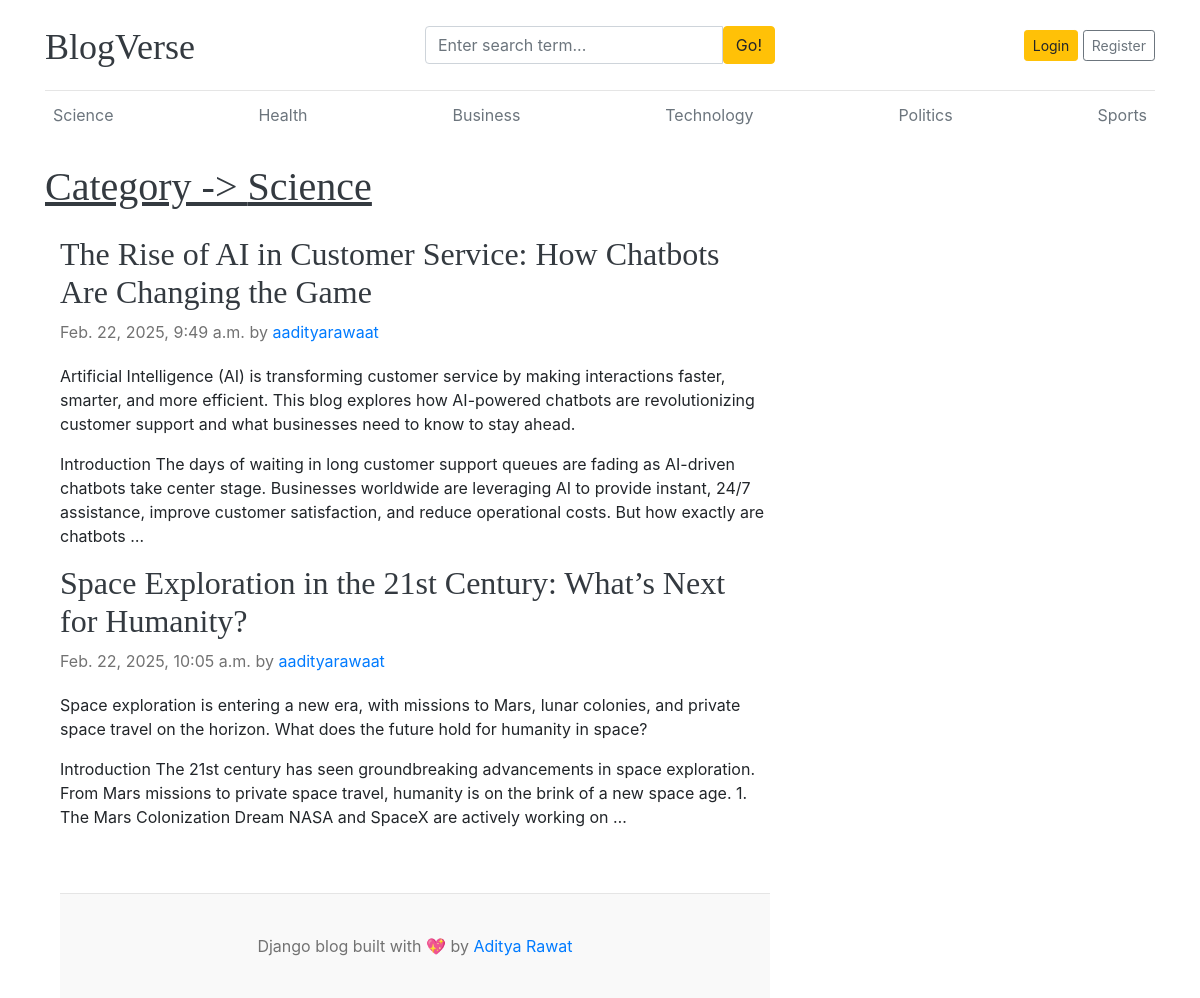
Screenshot of /category/3/ with the database file from the repository.
### blog/models.py (models this page shows, shortened)
class category(models.Model):
    category_name=models.CharField(max_length=250,unique=True)
    created_at=models.DateTimeField(auto_now_add=True)
    updated_at=models.DateTimeField(auto_now=True)
    class Meta:
        verbose_name_plural ='categories'

class blog(models.Model):
    title=models.CharField(max_length=100)
    slug=models.SlugField(max_length=150, unique=True, blank=True)
    category=models.ForeignKey(category,on_delete=models.CASCADE)
    author=models.ForeignKey(User, on_delete=models.CASCADE)
    featured_image=models.ImageField(upload_to='uploads/%Y/%m/%d')
    short_description=models.TextField(max_length=500)
    blog_body=models.TextField(max_length=2000)
    status=models.CharField(max_length=20,choices=STATUS_CHOICES,default="Draft")
    is_featured=models.BooleanField(default=False)
    created_at=models.DateTimeField(auto_now_add=True)
    updated_at=models.DateTimeField(auto_now=True)

### blog/views.py (the view)
# urls.py: path('<int:category_id>/', views.categories, name='category')
def categories(request,category_id):
    blogs=blog.objects.filter(category_id=category_id)
    categories =get_object_or_404(category,pk=category_id)
    context={
            'blog':blogs,
            'category':categories
            }
    return render(request,'categories.html',context)

### blog/context_processors.py (called while the page is built)
def get_context(request):
    cate=category.objects.all()
    return dict(cate=cate)

def get_social(request):
    social=social_links.objects.all()
    return dict(social=social)

### templates/categories.html
{% extends "base.html" %}
{% load static %}
{% block content %}
<h1 class="text-dark fw-bold mb-4 mt-4" style="text-decoration: underline;">Category -> {{category.category_name}}</h1>
<div class="col-md-8 blog-main">
    {% if blog %}
    {% for i in blog %}
    <div class="blog-post">
      <a href="{% url 'blogs' i.slug %}" class="text-dark" style="text-decoration: none;"><h2>{{i.title}}</h2></a>
      <p class="blog-post-meta">{{i.created_at}} by <a href="#">{{i.author}}</a></p>
      <p>{{i.short_description}}</p>
      <p>{{i.blog_body | truncatewords:40}}</p>
      {% endfor %}
      {% else %}
      <p  style="font-size: 2rem; font-weight: 600;";">There is No Article Found </p>
      {% endif %}
    </div>
    </div>
{% endblock %}

### templates/base.html (shortened to what this page needs)
{% load static %}
<!DOCTYPE html>
<html lang="en">
<head>
    <link href="https://getbootstrap.com/docs/4.0/dist/css/bootstrap.min.css" rel="stylesheet">
    <link rel="stylesheet" href="https://cdnjs.cloudflare.com/ajax/libs/font-awesome/6.7.2/css/all.min.css">
    <link href="{% static 'css/blog.css' %}" rel="stylesheet">
</head>
<body>
    <div class="container">
        <header class="blog-header py-3">
          <div class="row flex-nowrap justify-content-between align-items-center">
            <div class="col-4 pt-1">
              <a class="blog-header-logo text-dark" style="font-size: 3vw;" href="/">BlogVerse</a>
            </div>
            <div class="col-4">
              <form action="{% url 'search' %}" method="GET">
                <div class="input-group">
                  <input class="form-control" type="text" name="keyword" value="{{ keyword }}" placeholder="Enter search term..." aria-label="Enter search term..." aria-describedby="button-search" />
                  <button type="submit" class="btn btn-warning" id="button-search" type="button">Go!</button>
              </div>
              </form>
            </div>
            <div class="col-4 d-flex justify-content-end align-items-center">
              {% if not user.is_authenticated %}
              <a class="btn btn-sm btn-warning" href="{% url 'login' %}">Login</a> &nbsp;
              <a class="btn btn-sm btn-outline-secondary" href="{% url 'register' %}">Register</a>
              {% else %}
               &emsp;
               <span><a href="{% url 'dashboard' %}">Dashboard</a></span>
               &emsp;
              <span><a href="{% url 'log' %}">Logout</a></span>
              {% endif %}
            </div>
          </div>
        </header>
        <div class="nav-scroller py-1 mb-2">
          <nav class="nav d-flex justify-content-between">
            {% for cat in cate %}
            <a class="p-2 text-muted" href="{% url 'category' cat.id %}">{{cat.category_name}}</a>
            {% endfor %}
          </nav>
        </div>
        {% block content %}
        {% endblock %}
        <footer class="blog-footer">
            <p>Django blog built with 💖 by <a href="{% url 'email' %}">Aditya Rawat</a></p>
          </footer>
</body>
</html>

### blogmain/static/css/blog.css (style rules this page uses)
.blog-header { border-bottom: 1px solid #e5e5e5; }
.blog-header-logo { font-family: "Playfair Display", Georgia, "Times New Roman", serif; font-size: 2.25rem; }
h1, h2, h3, h4, h5, h6 { font-family: "Playfair Display", Georgia, "Times New Roman", serif; }
.blog-post { margin-bottom: 4rem; }
.blog-post-meta { margin-bottom: 1.25rem; color: #727272; }
.blog-footer { padding: 2.5rem 0; color: #727272; text-align: center; background-color: #f9f9f9; border-top: .05rem solid #e5e5e5; }
.blog-footer p:last-child { margin-bottom: 0; }

### rows the page displays
category: category_name "Science"
category: category_name "Health"
category: category_name "Business"
category: category_name "Technology"
category: category_name "Politics"
category: category_name "Sports"
blog: title "The Rise of AI in Customer Service: How Chatbots Are Changing the Game", created_at "Feb. 22, 2025, 9:49 a.m.", author "aadityarawaat", short_description "Artificial Intelligence (AI) is transforming customer service by making interactions faster, smarter, and more efficient. This blog explores how AI-powered chatbots are revolutionizing customer support and what businesses need to know to stay ahead.", blog_body "Introduction The days of waiting in long customer support queues are fading as AI-driven chatbots take center stage. Businesses worldwide are leveraging AI to provide instant, 24/7 assistance, improve customer satisfaction, and reduce operational costs. But how exactly are chatbots …"
blog: title "Space Exploration in the 21st Century: What’s Next for Humanity?", created_at "Feb. 22, 2025, 10:05 a.m.", author "aadityarawaat", short_description "Space exploration is entering a new era, with missions to Mars, lunar colonies, and private space travel on the horizon. What does the future hold for humanity in space?", blog_body "Introduction The 21st century has seen groundbreaking advancements in space exploration. From Mars missions to private space travel, humanity is on the brink of a new space age. 1. The Mars Colonization Dream NASA and SpaceX are actively working on …"
